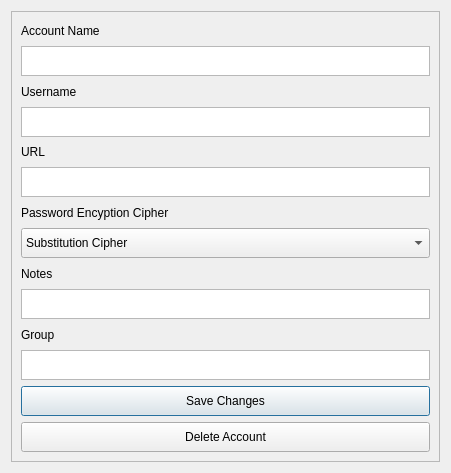
<?xml version="1.0" encoding="UTF-8"?>
<ui version="4.0">
 <class>Dialog</class>
 <widget class="QDialog" name="Dialog">
  <property name="geometry">
   <rect>
    <x>0</x>
    <y>0</y>
    <width>451</width>
    <height>473</height>
   </rect>
  </property>
  <property name="windowTitle">
   <string>Dialog</string>
  </property>
  <layout class="QGridLayout" name="gridLayout">
   <item row="0" column="0">
    <widget class="QScrollArea" name="scrollArea">
     <property name="minimumSize">
      <size>
       <width>0</width>
       <height>0</height>
      </size>
     </property>
     <property name="widgetResizable">
      <bool>true</bool>
     </property>
     <widget class="QWidget" name="scrollAreaWidgetContents">
      <property name="geometry">
       <rect>
        <x>0</x>
        <y>0</y>
        <width>431</width>
        <height>453</height>
       </rect>
      </property>
      <layout class="QVBoxLayout" name="verticalLayout">
       <item>
        <widget class="QLabel" name="account_heading">
         <property name="text">
          <string>Account Name</string>
         </property>
        </widget>
       </item>
       <item>
        <widget class="QPlainTextEdit" name="account_input">
         <property name="maximumSize">
          <size>
           <width>16777215</width>
           <height>30</height>
          </size>
         </property>
        </widget>
       </item>
       <item>
        <widget class="QLabel" name="username_heading">
         <property name="text">
          <string>Username</string>
         </property>
        </widget>
       </item>
       <item>
        <widget class="QPlainTextEdit" name="username_input">
         <property name="maximumSize">
          <size>
           <width>16777215</width>
           <height>30</height>
          </size>
         </property>
        </widget>
       </item>
       <item>
        <widget class="QLabel" name="url_heading">
         <property name="text">
          <string>URL</string>
         </property>
        </widget>
       </item>
       <item>
        <widget class="QPlainTextEdit" name="url_input">
         <property name="maximumSize">
          <size>
           <width>16777215</width>
           <height>30</height>
          </size>
         </property>
        </widget>
       </item>
       <item>
        <widget class="QLabel" name="cipher_heading">
         <property name="text">
          <string>Password Encyption Cipher</string>
         </property>
        </widget>
       </item>
       <item>
        <widget class="QComboBox" name="cipher_choice">
         <property name="minimumSize">
          <size>
           <width>0</width>
           <height>30</height>
          </size>
         </property>
         <property name="maximumSize">
          <size>
           <width>16777215</width>
           <height>30</height>
          </size>
         </property>
         <item>
          <property name="text">
           <string>Substitution Cipher</string>
          </property>
         </item>
         <item>
          <property name="text">
           <string>Caesar Cipher</string>
          </property>
         </item>
        </widget>
       </item>
       <item>
        <widget class="QLabel" name="notes_heading">
         <property name="text">
          <string>Notes</string>
         </property>
        </widget>
       </item>
       <item>
        <widget class="QPlainTextEdit" name="notes_input">
         <property name="maximumSize">
          <size>
           <width>16777215</width>
           <height>30</height>
          </size>
         </property>
        </widget>
       </item>
       <item>
        <widget class="QLabel" name="group_heading">
         <property name="text">
          <string>Group</string>
         </property>
        </widget>
       </item>
       <item>
        <widget class="QPlainTextEdit" name="group_input">
         <property name="maximumSize">
          <size>
           <width>16777215</width>
           <height>30</height>
          </size>
         </property>
        </widget>
       </item>
       <item>
        <widget class="QPushButton" name="save_btn">
         <property name="minimumSize">
          <size>
           <width>0</width>
           <height>30</height>
          </size>
         </property>
         <property name="text">
          <string>Save Changes</string>
         </property>
        </widget>
       </item>
       <item>
        <widget class="QPushButton" name="delete_btn">
         <property name="minimumSize">
          <size>
           <width>0</width>
           <height>30</height>
          </size>
         </property>
         <property name="maximumSize">
          <size>
           <width>16777215</width>
           <height>30</height>
          </size>
         </property>
         <property name="text">
          <string>Delete Account</string>
         </property>
        </widget>
       </item>
      </layout>
     </widget>
    </widget>
   </item>
  </layout>
 </widget>
 <resources/>
 <connections/>
</ui>
